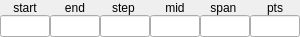
<?xml version="1.0" encoding="UTF-8"?>
<ui version="4.0">
 <class>Form</class>
 <widget class="QWidget" name="Form">
  <property name="geometry">
   <rect>
    <x>0</x>
    <y>0</y>
    <width>300</width>
    <height>37</height>
   </rect>
  </property>
  <property name="windowTitle">
   <string>Form</string>
  </property>
  <layout class="QGridLayout" name="gridLayout">
   <property name="leftMargin">
    <number>0</number>
   </property>
   <property name="topMargin">
    <number>0</number>
   </property>
   <property name="rightMargin">
    <number>0</number>
   </property>
   <property name="bottomMargin">
    <number>0</number>
   </property>
   <property name="spacing">
    <number>0</number>
   </property>
   <item row="0" column="0">
    <widget class="QLabel" name="label">
     <property name="text">
      <string>start</string>
     </property>
     <property name="alignment">
      <set>Qt::AlignCenter</set>
     </property>
    </widget>
   </item>
   <item row="0" column="1">
    <widget class="QLabel" name="label_3">
     <property name="text">
      <string> end </string>
     </property>
     <property name="alignment">
      <set>Qt::AlignCenter</set>
     </property>
    </widget>
   </item>
   <item row="0" column="2">
    <widget class="QLabel" name="label_6">
     <property name="text">
      <string>step </string>
     </property>
     <property name="alignment">
      <set>Qt::AlignCenter</set>
     </property>
    </widget>
   </item>
   <item row="0" column="3">
    <widget class="QLabel" name="label_4">
     <property name="text">
      <string> mid </string>
     </property>
     <property name="alignment">
      <set>Qt::AlignCenter</set>
     </property>
    </widget>
   </item>
   <item row="0" column="4">
    <widget class="QLabel" name="label_5">
     <property name="text">
      <string>span </string>
     </property>
     <property name="alignment">
      <set>Qt::AlignCenter</set>
     </property>
    </widget>
   </item>
   <item row="0" column="5">
    <widget class="QLabel" name="label_7">
     <property name="text">
      <string> pts </string>
     </property>
     <property name="alignment">
      <set>Qt::AlignCenter</set>
     </property>
    </widget>
   </item>
   <item row="1" column="0">
    <widget class="QLineEdit" name="start_le">
     <property name="minimumSize">
      <size>
       <width>50</width>
       <height>0</height>
      </size>
     </property>
     <property name="alignment">
      <set>Qt::AlignCenter</set>
     </property>
    </widget>
   </item>
   <item row="1" column="1">
    <widget class="QLineEdit" name="end_le">
     <property name="minimumSize">
      <size>
       <width>50</width>
       <height>0</height>
      </size>
     </property>
     <property name="alignment">
      <set>Qt::AlignCenter</set>
     </property>
    </widget>
   </item>
   <item row="1" column="2">
    <widget class="QLineEdit" name="step_le">
     <property name="minimumSize">
      <size>
       <width>50</width>
       <height>0</height>
      </size>
     </property>
     <property name="alignment">
      <set>Qt::AlignCenter</set>
     </property>
    </widget>
   </item>
   <item row="1" column="3">
    <widget class="QLineEdit" name="mid_le">
     <property name="minimumSize">
      <size>
       <width>50</width>
       <height>0</height>
      </size>
     </property>
     <property name="alignment">
      <set>Qt::AlignCenter</set>
     </property>
    </widget>
   </item>
   <item row="1" column="4">
    <widget class="QLineEdit" name="span_le">
     <property name="minimumSize">
      <size>
       <width>50</width>
       <height>0</height>
      </size>
     </property>
     <property name="alignment">
      <set>Qt::AlignCenter</set>
     </property>
    </widget>
   </item>
   <item row="1" column="5">
    <widget class="QLineEdit" name="points_le">
     <property name="minimumSize">
      <size>
       <width>50</width>
       <height>0</height>
      </size>
     </property>
     <property name="alignment">
      <set>Qt::AlignCenter</set>
     </property>
    </widget>
   </item>
  </layout>
 </widget>
 <resources/>
 <connections/>
</ui>
